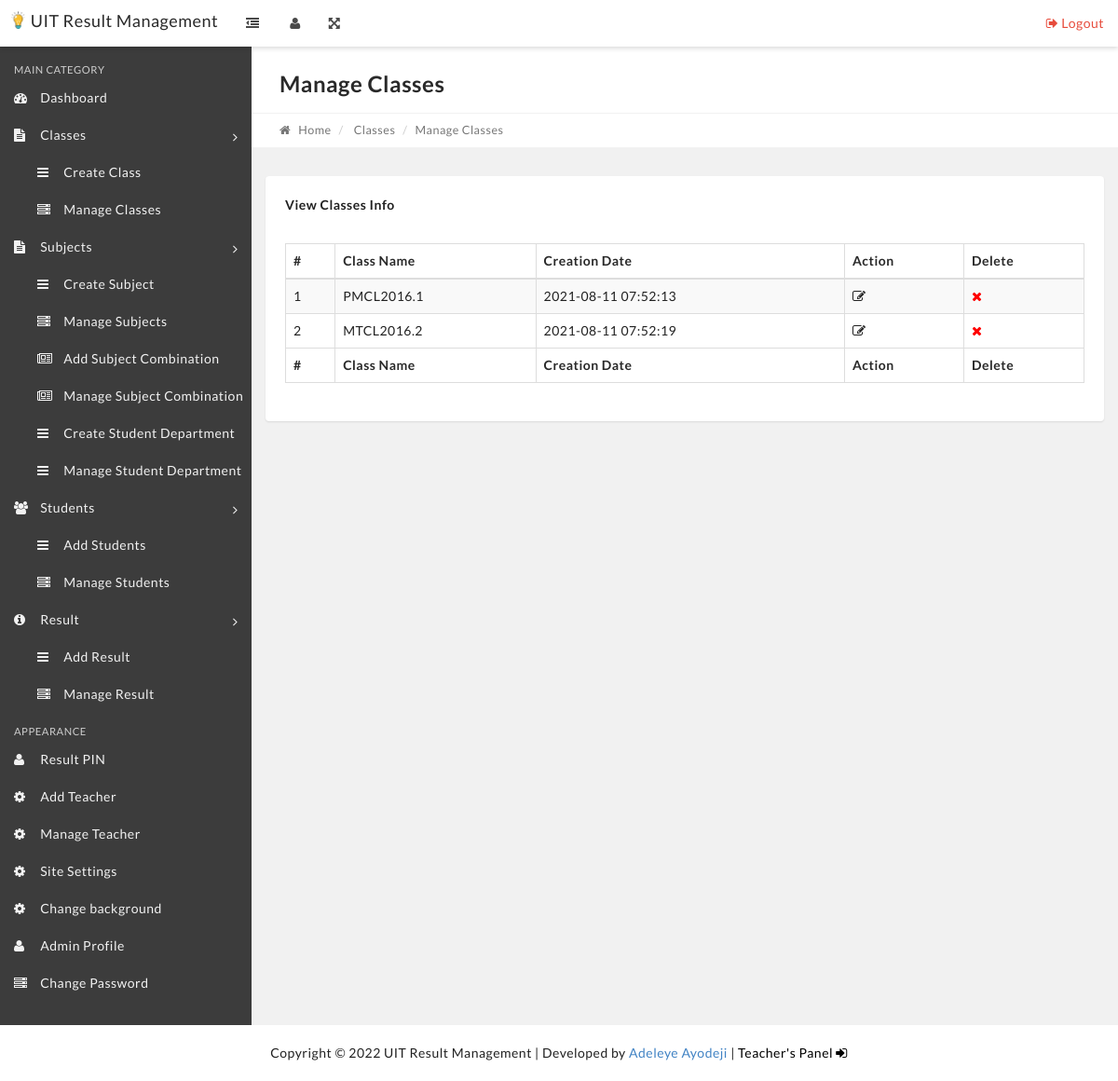
/manage-classes.php, run on the app's committed database.
### tables this page shows
CREATE TABLE IF NOT EXISTS `settings` (
  `id` int(11) NOT NULL AUTO_INCREMENT,
  `title` varchar(10000) DEFAULT NULL,
  `description` text,
  `address1` longtext,
  `address2` longtext,
  `session` varchar(1000) DEFAULT NULL,
  `term` varchar(1000) DEFAULT NULL,
  `logo` varchar(1000) DEFAULT NULL,
  `siteback` varchar(1000) DEFAULT NULL,
  PRIMARY KEY (`id`)
);

CREATE TABLE IF NOT EXISTS `tblclasses` (
  `id` int(11) NOT NULL AUTO_INCREMENT,
  `ClassName` varchar(80) DEFAULT NULL,
  `ClassNameNumeric` int(4) DEFAULT NULL,
  `Section` varchar(10000) DEFAULT NULL,
  `CreationDate` timestamp NOT NULL DEFAULT CURRENT_TIMESTAMP,
  `price` int(255) DEFAULT NULL,
  PRIMARY KEY (`id`)
);

### manage-classes.php (the view, shortened to what this page needs)
<?php
include('includes/config.php');
if(strlen($_SESSION['alogin'])=="")
    {
    header("Location: index.php");
    }
    else{
?>
<?php include('includes/header.php');?>
   <?php include('includes/topbar.php');?>
            <div class="content-wrapper">
                <div class="content-container">
<?php include('includes/leftbar.php');?>
                    <div class="main-page">
                        <div class="container-fluid">
                            <div class="row page-title-div">
                                <div class="col-md-6">
                                    <h2 class="title">Manage Classes</h2>
                                </div>
                            </div>
                            <div class="row breadcrumb-div">
                                <div class="col-md-6">
                                    <ul class="breadcrumb">
            							<li><a href="dashboard.php"><i class="fa fa-home"></i> Home</a></li>
                                        <li> Classes</li>
            							<li class="active">Manage Classes</li>
            						</ul>
                                </div>
                            </div>
                        </div>
                        <section class="section">
                            <div class="container-fluid">
                                <div class="row">
                                    <div class="col-md-12" style="overflow: scroll;">
                                        <div class="panel">
                                            <div class="panel-heading">
                                                <div class="panel-title">
                                                    <h5>View Classes Info</h5>
                                                </div>
                                            </div>
                                            <div class="panel-body p-20">
                                                <table id="example" class="display table table-striped table-bordered" cellspacing="0" width="100%">
                                                    <thead>
                                                        <tr>
                                                            <th>#</th>
                                                            <th>Class Name</th>
                                                            <th>Creation Date</th>
                                                            <th>Action</th>
                                                            <th>Delete</th>
                                                        </tr>
                                                    </thead>
                                                    <tfoot>
                                                        <tr>
                                                          <th>#</th>
                                                            <th>Class Name</th>
                                                            <th>Creation Date</th>
                                                            <th>Action</th>
                                                            <th>Delete</th>
                                                        </tr>
                                                    </tfoot>
                                                    <tbody>
<?php $sql = "SELECT * from tblclasses";
$query = $dbh->prepare($sql);
$query->execute();
$results=$query->fetchAll(PDO::FETCH_OBJ);
$cnt=1;
if($query->rowCount() > 0)
{
foreach($results as $result)
{   ?>
<tr>
 <td><?php echo htmlentities($cnt);?></td>
                                                            <td><?php echo htmlentities($result->ClassName);?></td>
                                                            <td><?php echo htmlentities($result->CreationDate);?></td>
<td>
<a href="edit-class.php?classid=<?php echo htmlentities($result->id);?>"><i class="fa fa-edit" title="Edit Record"></i> </a>
</td>
<td>
    <a href="manage-classes.php?del=<?php echo htmlentities($result->id);?>" onclick="confirm('do you really want to delete this class');"><i class="fa fa-remove" title="Delete Class" style="color: red;"></i> </a>
</td>
</tr>
<?php $cnt=$cnt+1;}} ?>
                                                    </tbody>
                                                </table>
                                            </div>
                                        </div>
                                    </div>
                                                </div>
                                            </div>
                                        </div>
                                    </div>
                                </div>
                            </div>
        <?php include 'includes/credit.php'; ?>
    </body>
</html>
<?php } ?>

### includes/topbar.php (shortened to what this page needs)
<nav class="navbar top-navbar bg-white box-shadow">
          	<div class="container-fluid">
                  <div class="row">
                      <div class="navbar-header no-padding">
              			<a class="navbar-brand" href="dashboard.php" style="color: black;">
              			   <?php
                          $stmt = $dbh->query("SELECT * FROM settings");
                          $rowww = $stmt->fetch(PDO::FETCH_OBJ);
                          ?>
                          <img src="images/<?php echo htmlentities($rowww->logo); ?>" style="float: left;height: 19px;margin-right: 6px;">
                          <?php
                          echo htmlentities($rowww->title);
                          ?>
              			</a>
                          <span class="small-nav-handle hidden-sm hidden-xs"><i class="fa fa-outdent"></i></span>
              		</div>
              		<div class="collapse navbar-collapse" id="navbar-collapse-1">
              			<ul class="nav navbar-nav" data-dropdown-in="fadeIn" data-dropdown-out="fadeOut">
                              <?php
                              if (!isset($_SESSION["teacher"])) {
                                  ?>
                                   <li class="hidden-sm hidden-xs"><a href="#" class="user-info-handle"><i class="fa fa-user"></i></a></li>
                                  <?php
                              }
                              ?>
                              <li class="hidden-sm hidden-xs"><a href="#" class="full-screen-handle"><i class="fa fa-arrows-alt"></i></a></li>
              			</ul>
              			<ul class="nav navbar-nav navbar-right" data-dropdown-in="fadeIn" data-dropdown-out="fadeOut">
              				    <li><a href="logout.php" class="color-danger text-center"><i class="fa fa-sign-out"></i> Logout</a></li>
              			</ul>
              		</div>
                  </div>
          	</div>
          </nav>

### includes/credit.php
<?php
    $place = $_SERVER['REQUEST_URI'] == "/teacherlog.php" ? "fixed" : "static";
?>
<div class="credit" style="position: <?php echo $_SESSION ? "static" : $place; ?>;">
				   <?php
                            $stmt = $dbh->query("SELECT * FROM settings");
                            $rowwww = $stmt->fetch(PDO::FETCH_OBJ);
                            ?>
           Copyright &copy; <?php echo date("Y")." ". htmlentities($rowwww->title); ?> | Developed by <a href="https://adeleyeayodeji.com" target="_blank">Adeleye Ayodeji</a> | <?php
           	if (!isset($_SESSION["alogin"])) {
			?>
			<a href="teacherlog.php" style="color: black;">Teacher's Panel <i class="fa fa-sign-in"></i></a>
			<?php
		}else{
		   	?>
		   	<a href="logout.php" style="color: red;">Logout <i class="fa fa-sign-out"></i></a>
		   	<?php
		}
            ?>
        </div>

### css/main.css (style rules this page uses)
body,html { font-family:Poppins,sans-serif;font-weight:400;color:#494949;font-size:12px;line-height:1.75em }
@media (min-width:600px) { body,html { font-size:calc(12px + (14 - 12) * ((100vw - 600px)/ (1140 - 600))) } }
@media (min-width:1140px) { body,html { font-size:14px } }
a,abbr,acronym,address,b,big,blockquote,caption,center,cite,code,dd,del,dfn,dl,dt,em,fieldset,form,h1,h2,h3,h4,h5,h6,i,img,ins,kbd,label,legend,li,ol,p,pre,q,s,samp,small,strike,strong,sub,sup,table,tbody,td,tfoot,th,thead,tr,tt,u,ul,var { margin:0;padding:0 }
address,blockquote,dl,ol,p,pre,table,ul { margin-bottom:1.75em }
.h1,.h2,.h3,.h4,.h5,.h6,h1,h2,h3,h4,h5,h6 { font-family:Poppins,sans-serif;font-weight:400;color:#292929;clear:both }
.h2,h2 { font-size:23.5370033519px;margin-top:1.1152651681em;line-height:1.3383182017em;margin-bottom:.2514831227em }
@media (min-width:600px) { .h2,h2 { font-size:calc(23.5370033519px + (27.4598372439 - 23.5370033519) * ((100vw - 600px)/ (1140 - 600))) } }
@media (min-width:1140px) { .h2,h2 { font-size:27.4598372439px;margin-top:1.1152651681em;line-height:1.3383182017em;margin-bottom:.2474216814em } }
.h5,h5 { font-size:14.2011569368px;margin-top:1.8484409486em;line-height:2.2181291384em;margin-bottom:.3696881897em }
@media (min-width:600px) { .h5,h5 { font-size:calc(14.2011569368px + (16.5680164262 - 14.2011569368) * ((100vw - 600px)/ (1140 - 600))) } }
@media (min-width:1140px) { .h5,h5 { font-size:16.5680164262px;margin-top:1.8484409486em;line-height:2.2181291384em;margin-bottom:.3696881897em } }
ul { padding-left:1.1em }
table { width:100%;border-spacing:0;border-collapse:collapse;margin-bottom:2.375em }
@media (min-width:1140px) { table { margin-bottom:2.125em } }
th { text-align:left;color:#292929;padding:.21875em .875em }
@media (min-width:1140px) { th { padding:.4375em .875em } }
td { padding:.875em;padding:.21875em .875em }
@media (min-width:1140px) { td { padding:.4375em .875em } }
body { font-family:Poppins,sans-serif;-webkit-font-smoothing:antialiased;background-color:#f2f2f2;color:#494949;text-rendering:optimizeLegibility!important;letter-spacing:.5px;overflow-x:hidden }
a { outline:0!important;text-decoration:none!important;color:#494949;-webkit-transition:all .4s ease-in-out;transition:all .4s ease-in-out }
.bg-white { background-color:#fff;border-color:#fff;color:#494949!important }
.bg-white .navbar-nav>li>a { color:#494949 }
.color-danger { color:#e74c3c!important }
.p-20 { padding:20px!important }
.navbar { border-radius:0;border:0;margin-bottom:0 }
.navbar.box-shadow { box-shadow:0 2px 5px rgba(0,0,0,.15);z-index:10 }
.navbar-header { min-width:270px;padding-left:15px;-webkit-transition:all .4s ease-in-out;transition:all .4s ease-in-out;overflow:hidden }
.navbar-header .navbar-brand { padding:12px }
.small-nav-handle { display:inline-block;width:50px;height:50px;float:right;cursor:pointer;text-align:center }
.small-nav-handle .fa { line-height:50px }
@media (min-width:992px) { .top-navbar-fixed .top-navbar { position:fixed;width:100%;top:0;left:0;z-index:10 } }
@media (min-width:992px) { .top-navbar-fixed .content-wrapper { margin-top:50px } }
.content-wrapper { min-height:100vh;position:relative }
@media (min-width:769px) { .content-wrapper { display:table;width:100%;table-layout:fixed } }
@media (min-width:769px) { .content-container { display:table-row } }
@media (min-width:769px) { .left-sidebar,.main-page,.right-sidebar { display:table-cell;vertical-align:top } }
.main-page { width:100% }
.main-page a:not(.btn) { color:inherit }
.page-title-div { background:#fff;padding:15px }
.page-title-div .title { margin-top:10px }
.breadcrumb-div { background-color:#fff;padding:8px 15px;border-top:1px solid #f2f2f2;border-bottom:1px solid #f2f2f2;font-size:90%;color:#767676 }
.breadcrumb-div a { color:inherit }
.breadcrumb-div .breadcrumb { background:0 0;padding:0;margin:0 }
.breadcrumb-div .breadcrumb .fa { margin-right:5px }
.panel { box-shadow:0 1px 2px rgba(0,0,0,.1) }
.panel .panel-title h1,.panel .panel-title h2,.panel .panel-title h3,.panel .panel-title h4,.panel .panel-title h5,.panel .panel-title h6 { color:inherit!important;margin:0;line-height:30px }
.panel-heading { padding:5px }
.panel-heading .panel-title { margin-top:10px;padding-left:15px }
.section { padding:30px 0 }

### css/style.css (style rules this page uses)
body { background: #f1f1f1; }
.credit { position: fixed; bottom: 0px; width: 100%; padding: 20px; text-align: center; background: white; }

### data on the page
settings: logo (picture), title "UIT Result Management"
tblclasses: ClassName "PMCL2016.1", CreationDate "2021-08-11 07:52:13"
tblclasses: ClassName "MTCL2016.2", CreationDate "2021-08-11 07:52:19"
